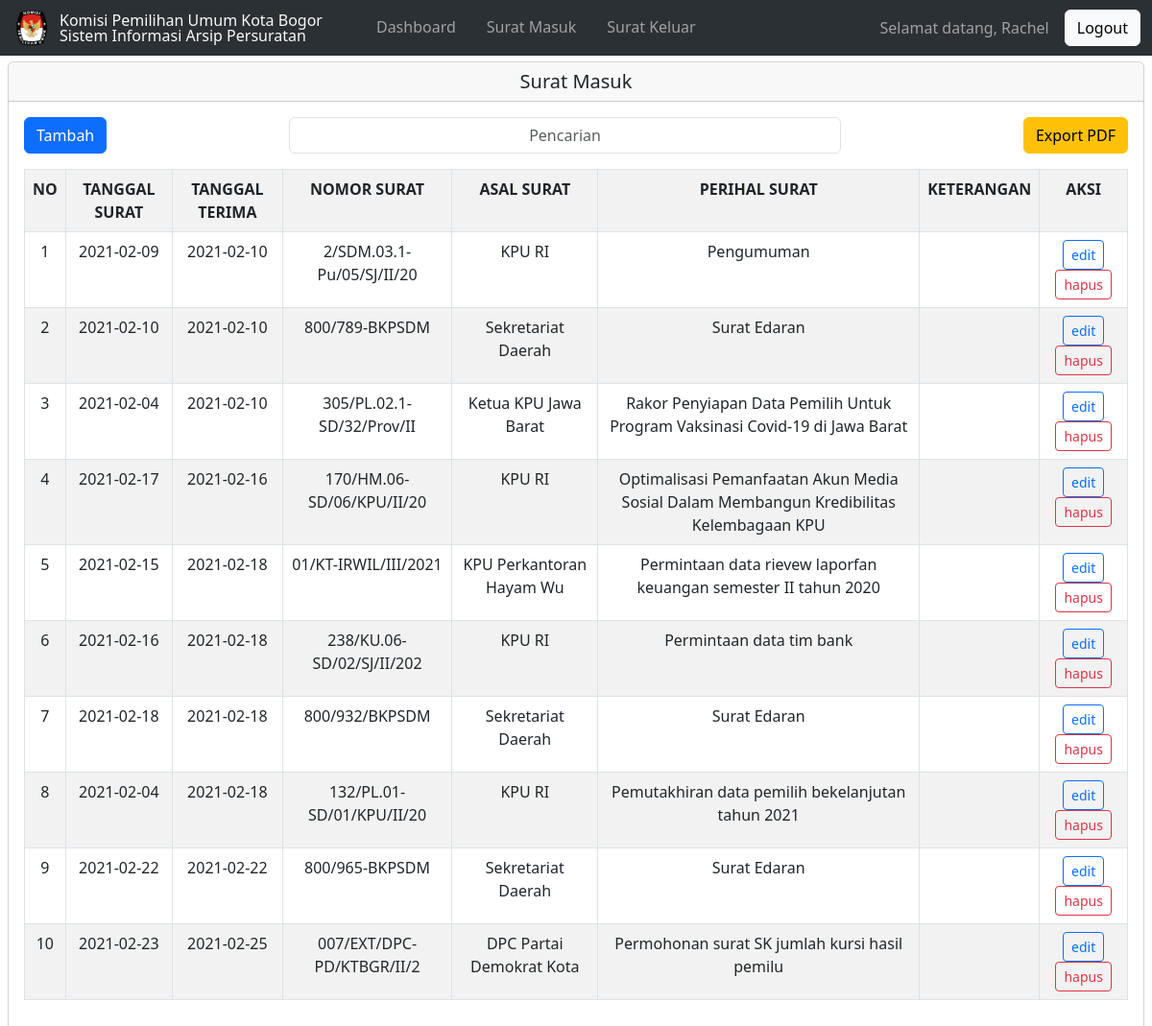
The page /surat_masuk.php (signed in) on the database its author committed.
### tables this page shows
CREATE TABLE `pengguna` (
  `id` int(11) NOT NULL,
  `nip` int(11) NOT NULL,
  `nama_lengkap` varchar(25) NOT NULL,
  `password` char(255) NOT NULL,
  `tgl_akun` datetime NOT NULL DEFAULT current_timestamp()
);

CREATE TABLE `surat` (
  `id` int(11) NOT NULL,
  `jenis` varchar(25) NOT NULL,
  `tgl_surat` date NOT NULL,
  `tgl_terima` date DEFAULT NULL,
  `nomor` varchar(25) NOT NULL,
  `asal` varchar(25) DEFAULT NULL,
  `kepada` varchar(25) DEFAULT NULL,
  `perihal` char(255) NOT NULL,
  `ket` char(255) DEFAULT NULL
);

### surat_masuk.php (the view, shortened to what this page needs)
<?php
include('header.php');
include('database.php');
$data_surat_masuk = $db_koneksi->query("SELECT * FROM surat WHERE jenis = 'masuk'");
?>
<body class="text-center">
    <div class="card m-2">
        <h5 class="card-header">Surat Masuk</h5>
        <div class="card-body">
            <div class="d-flex justify-content-between mb-3">
                <div>
                    <a href="tambah.php" class="btn btn-primary">Tambah</a>
                </div>
                <div class="w-50">
                    <input class="form-control text-center" id="filter_surat" placeholder="Pencarian">
                </div>
                <div>
                    <button type="button" id="exportButton" class="btn btn-warning">Export PDF</button>
                </div>
            </div>
            <table class="table table-striped table-hover table-bordered" id="tabel_surat">
                <tr class="text-center">
                    <th>NO</th>
                    <th>TANGGAL SURAT</th>
                    <th>TANGGAL TERIMA</th>
                    <th>NOMOR SURAT</th>
                    <th>ASAL SURAT</th>
                    <th>PERIHAL SURAT</th>
                    <th>KETERANGAN</th>
                    <th>AKSI</th>
                </tr>
                <?php
                $index = 0;
                if (mysqli_num_rows($data_surat_masuk) > 0) {
                    while ($row = $data_surat_masuk->fetch_row()) {
                        echo "<tr>";
                        echo "<td><input type='text' name='$row[0]' hidden>" . ($index + 1) . "</td>";
                        echo "<td>" . $row[2] . "</td>";
                        echo "<td>" . $row[3] . "</td>";
                        echo "<td>" . $row[4] . "</td>";
                        echo "<td>" . $row[5] . "</td>";
                        echo "<td>" . $row[7] . "</td>";
                        echo "<td>" . $row[8] . "</td>";
                        echo "<td><a class='btn btn-sm btn-outline-primary' href='edit.php?id=$row[0]'>edit</a> <a class='btn btn-sm btn-outline-danger' href='hapus.php?id=$row[0]'>hapus</a></td>";
                        echo "</tr>";
                        $index++;
                    }
                } else {
                    echo "Tidak ada data!";
                }
                ?>
            </table>
        </div>
    </div>
</body>

### header.php (shortened to what this page needs)
<?php
include('database.php');
if (!empty($_SESSION["nip"])) {
    $nip = $_SESSION["nip"];
    $sql = "SELECT * FROM pengguna WHERE nip = '$nip'";
    $result = mysqli_query($db_koneksi, $sql);
    if (mysqli_num_rows($result) > 0) {
        $row = mysqli_fetch_assoc($result);
        $nama = $row["nama_lengkap"];
    } else {
        header("Location: index.php");
    }
} else {
    header("Location: index.php");
}
$halaman = str_replace(".php", "", explode('/', $_SERVER['REQUEST_URI'])[2]);
?>
<!DOCTYPE html>
<html lang="en">
<head>
    <link href="https://cdn.jsdelivr.net/npm/bootstrap@5.3.0-alpha3/dist/css/bootstrap.min.css" rel="stylesheet">
</head>
<header class="pb-5 mb-3">
    <nav class="navbar fixed-top navbar-expand-lg bg-body-tertiary bg-dark" data-bs-theme="dark">
        <div class="container-fluid">
            <div class="d-flex align-items-center me-5 text-light">
                <div class="flex-shrink-0">
                    <img src="logo.png" width="42">
                </div>
                <div class="flex-grow-1 ms-2 fs-6 lh-1 text-start">
                    Komisi Pemilihan Umum Kota Bogor<br>
                    Sistem Informasi Arsip Persuratan
                </div>
            </div>
            <div class="collapse navbar-collapse" id="navbarText">
                <ul class="navbar-nav nav-underline me-auto mb-2 mb-lg-0">
                    <li class="nav-item">
                        <a class="nav-link <?php echo ($halaman == 'dashboard' ? "active" : "") ?>" href="dashboard.php">Dashboard</a>
                    </li>
                    <li class="nav-item">
                        <a class="nav-link <?php echo ($halaman == 'surat_masuk' ? "active" : "") ?>" href="surat_masuk.php">Surat Masuk</a>
                    </li>
                    <li class="nav-item">
                        <a class="nav-link <?php echo ($halaman == 'surat_keluar' ? "active" : "") ?>" href="surat_keluar.php">Surat Keluar</a>
                    </li>
                </ul>
                <span class="navbar-text mx-3">
                    Selamat datang, <?php echo $nama ?>
                </span>
                <form action="<?php $_SERVER["PHP_SELF"] ?>" method="post">
                    <input class="btn btn-light" type="submit" name="logout" value="Logout">
                </form>
            </div>
        </div>
    </nav>
</header>
</html>

### rows shown on the page
pengguna: nama_lengkap "Rachel"
surat: tgl_surat "2021-02-09", tgl_terima "2021-02-10", nomor "2/SDM.03.1-Pu/05/SJ/II/20", asal "KPU RI", perihal "Pengumuman"
surat: tgl_surat "2021-02-10", tgl_terima "2021-02-10", nomor "800/789-BKPSDM", asal "Sekretariat Daerah", perihal "Surat Edaran"
surat: tgl_surat "2021-02-04", tgl_terima "2021-02-10", nomor "305/PL.02.1-SD/32/Prov/II", asal "Ketua KPU Jawa Barat", perihal "Rakor Penyiapan Data Pemilih Untuk Program Vaksinasi Covid-19 di Jawa Barat"
surat: tgl_surat "2021-02-17", tgl_terima "2021-02-16", nomor "170/HM.06-SD/06/KPU/II/20", asal "KPU RI", perihal "Optimalisasi Pemanfaatan Akun Media Sosial Dalam Membangun Kredibilitas Kelembagaan KPU"
surat: tgl_surat "2021-02-15", tgl_terima "2021-02-18", nomor "01/KT-IRWIL/III/2021", asal "KPU Perkantoran Hayam Wu", perihal "Permintaan data rievew laporfan keuangan semester II tahun 2020"
surat: tgl_surat "2021-02-16", tgl_terima "2021-02-18", nomor "238/KU.06-SD/02/SJ/II/202", asal "KPU RI", perihal "Permintaan data tim bank"
surat: tgl_surat "2021-02-18", tgl_terima "2021-02-18", nomor "800/932/BKPSDM", asal "Sekretariat Daerah", perihal "Surat Edaran"
surat: tgl_surat "2021-02-04", tgl_terima "2021-02-18", nomor "132/PL.01-SD/01/KPU/II/20", asal "KPU RI", perihal "Pemutakhiran data pemilih bekelanjutan tahun 2021"
surat: tgl_surat "2021-02-22", tgl_terima "2021-02-22", nomor "800/965-BKPSDM", asal "Sekretariat Daerah", perihal "Surat Edaran"
surat: tgl_surat "2021-02-23", tgl_terima "2021-02-25", nomor "007/EXT/DPC-PD/KTBGR/II/2", asal "DPC Partai Demokrat Kota", perihal "Permohonan surat SK jumlah kursi hasil pemilu"
